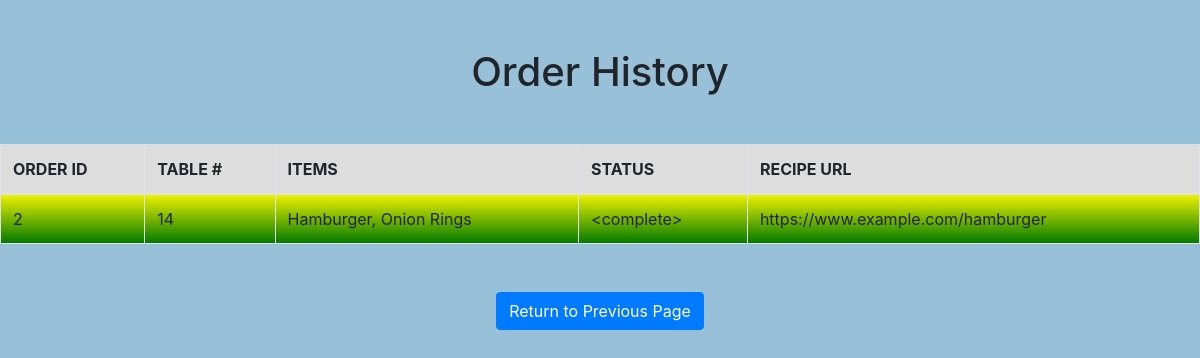
The page /order_history on the database as committed earlier.
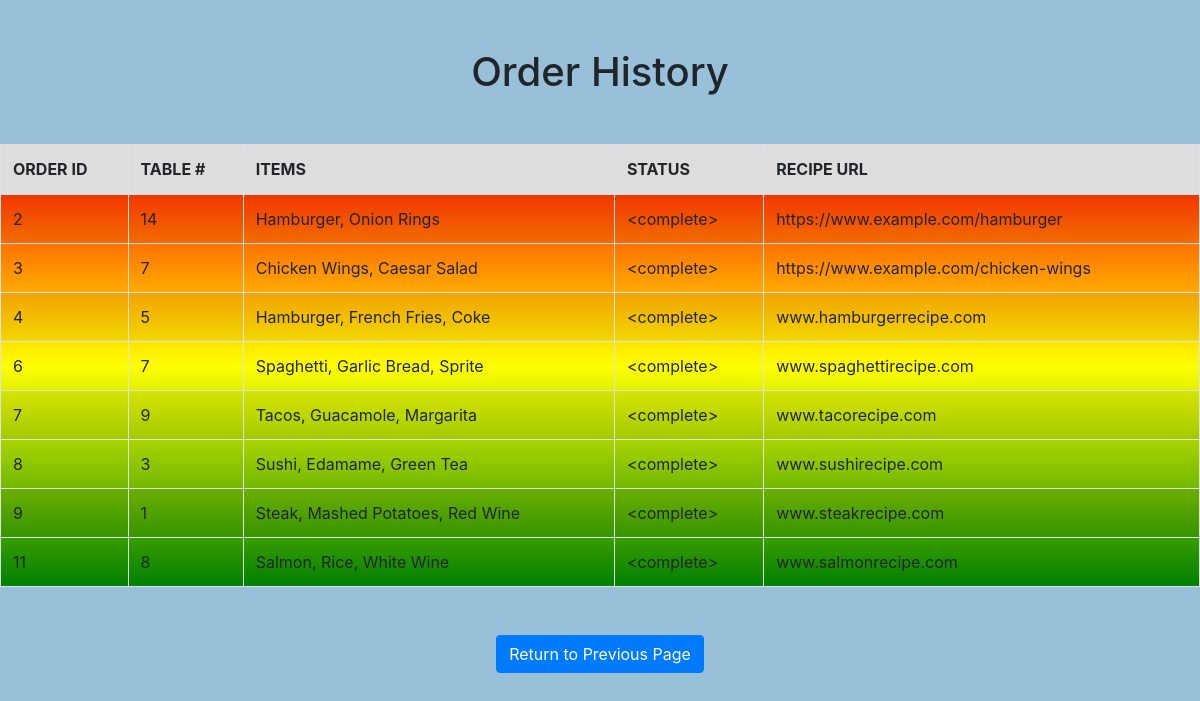
The same page on the database as committed later.
### tables this page shows
CREATE TABLE "order_history" (
	"id"	INTEGER,
	"table_number"	INTEGER,
	"items"	TEXT,
	"status"	TEXT,
	"recipe_url"	TEXT,
	PRIMARY KEY("id")
);

### Application.py (the view)
@app.route('/order_history')
def order_history():
    conn = sqlite3.connect("orders.db")
    c = conn.cursor()
    c.execute("SELECT * FROM order_history")
    order_history = c.fetchall()
    conn.close()
    return render_template('order_history.html', order_history=order_history)

### templates/order_history.html (shortened to what this page needs)
<!DOCTYPE html>
<html lang="en">
<head>
    <link rel="stylesheet" href="https://maxcdn.bootstrapcdn.com/bootstrap/4.5.2/css/bootstrap.min.css">
    <link href="{{ url_for('static', filename='style.css') }}" rel="stylesheet" type="text/css">
</head>
<body>
<h1 class="text-center mt-5 mb-5">Order History</h1>
<table class="table table-bordered table-striped" id="order-history-table">
    <thead>
    <tr>
        <th>Order ID</th>
        <th>Table #</th>
        <th>Items</th>
        <th>Status</th>
        <th>Recipe URL</th>
    </tr>
    </thead>
    <tbody>
    {% for order in order_history %}
        <tr>
            <td>{{ order[0] }}</td>
            <td>{{ order[1] }}</td>
            <td>{{ order[2] }}</td>
            <td>{{ order[3] }}</td>
            <td>{{ order[4] }}</td>
        </tr>
    {% endfor %}
    </tbody>
</table>
<div class="text-center mt-5 mb-5">
    <a href="javascript:history.back()" class="btn btn-primary">Return to Previous Page</a>
</div>
</body>
</html>

Rows that differ between the two databases and show on the page:
added order_history: id "3", table_number "7", items "Chicken Wings, Caesar Salad", status "<complete>", recipe_url "https://www.example.com/chicken-wings"
added order_history: id "4", table_number "5", items "Hamburger, French Fries, Coke", status "<complete>", recipe_url "www.hamburgerrecipe.com"
added order_history: id "6", table_number "7", items "Spaghetti, Garlic Bread, Sprite", status "<complete>", recipe_url "www.spaghettirecipe.com"
added order_history: id "7", table_number "9", items "Tacos, Guacamole, Margarita", status "<complete>", recipe_url "www.tacorecipe.com"
added order_history: id "8", table_number "3", items "Sushi, Edamame, Green Tea", status "<complete>", recipe_url "www.sushirecipe.com"
added order_history: id "9", table_number "1", items "Steak, Mashed Potatoes, Red Wine", status "<complete>", recipe_url "www.steakrecipe.com"
added order_history: id "11", table_number "8", items "Salmon, Rice, White Wine", status "<complete>", recipe_url "www.salmonrecipe.com"
